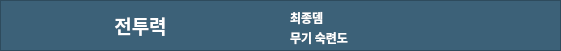
     <widget class="QFrame" name="frame_atk">
      <property name="geometry">
       <rect>
        <x>0</x>
        <y>150</y>
        <width>561</width>
        <height>51</height>
       </rect>
      </property>
      <property name="styleSheet">
       <string notr="true">background-color: rgb(60, 97, 120);</string>
      </property>
      <property name="frameShape">
       <enum>QFrame::StyledPanel</enum>
      </property>
      <property name="frameShadow">
       <enum>QFrame::Raised</enum>
      </property>
      <widget class="QLabel" name="lb_c_atkpow">
       <property name="geometry">
        <rect>
         <x>10</x>
         <y>10</y>
         <width>261</width>
         <height>31</height>
        </rect>
       </property>
       <property name="font">
        <font>
         <family>메이플스토리</family>
         <pointsize>14</pointsize>
         <weight>75</weight>
         <bold>true</bold>
        </font>
       </property>
       <property name="styleSheet">
        <string notr="true">background-color: rgba(255, 255, 255, 0);
color: rgb(255, 255, 255);</string>
       </property>
       <property name="text">
        <string>전투력</string>
       </property>
       <property name="alignment">
        <set>Qt::AlignCenter</set>
       </property>
      </widget>
      <widget class="QLabel" name="lb_c_fdmg">
       <property name="geometry">
        <rect>
         <x>290</x>
         <y>10</y>
         <width>261</width>
         <height>16</height>
        </rect>
       </property>
       <property name="font">
        <font>
         <family>메이플스토리</family>
         <weight>75</weight>
         <bold>true</bold>
        </font>
       </property>
       <property name="styleSheet">
        <string notr="true">background-color: rgba(255, 255, 255, 0);
color: rgb(255, 255, 255);</string>
       </property>
       <property name="text">
        <string>최종뎀</string>
       </property>
       <property name="alignment">
        <set>Qt::AlignLeading|Qt::AlignLeft|Qt::AlignVCenter</set>
       </property>
      </widget>
      <widget class="QLabel" name="lb_c_wppro">
       <property name="geometry">
        <rect>
         <x>290</x>
         <y>30</y>
         <width>261</width>
         <height>16</height>
        </rect>
       </property>
       <property name="font">
        <font>
         <family>메이플스토리</family>
         <weight>75</weight>
         <bold>true</bold>
        </font>
       </property>
       <property name="styleSheet">
        <string notr="true">background-color: rgba(255, 255, 255, 0);
color: rgb(255, 255, 255);</string>
       </property>
       <property name="text">
        <string>무기 숙련도</string>
       </property>
       <property name="alignment">
        <set>Qt::AlignLeading|Qt::AlignLeft|Qt::AlignVCenter</set>
       </property>
      </widget>
     </widget>
